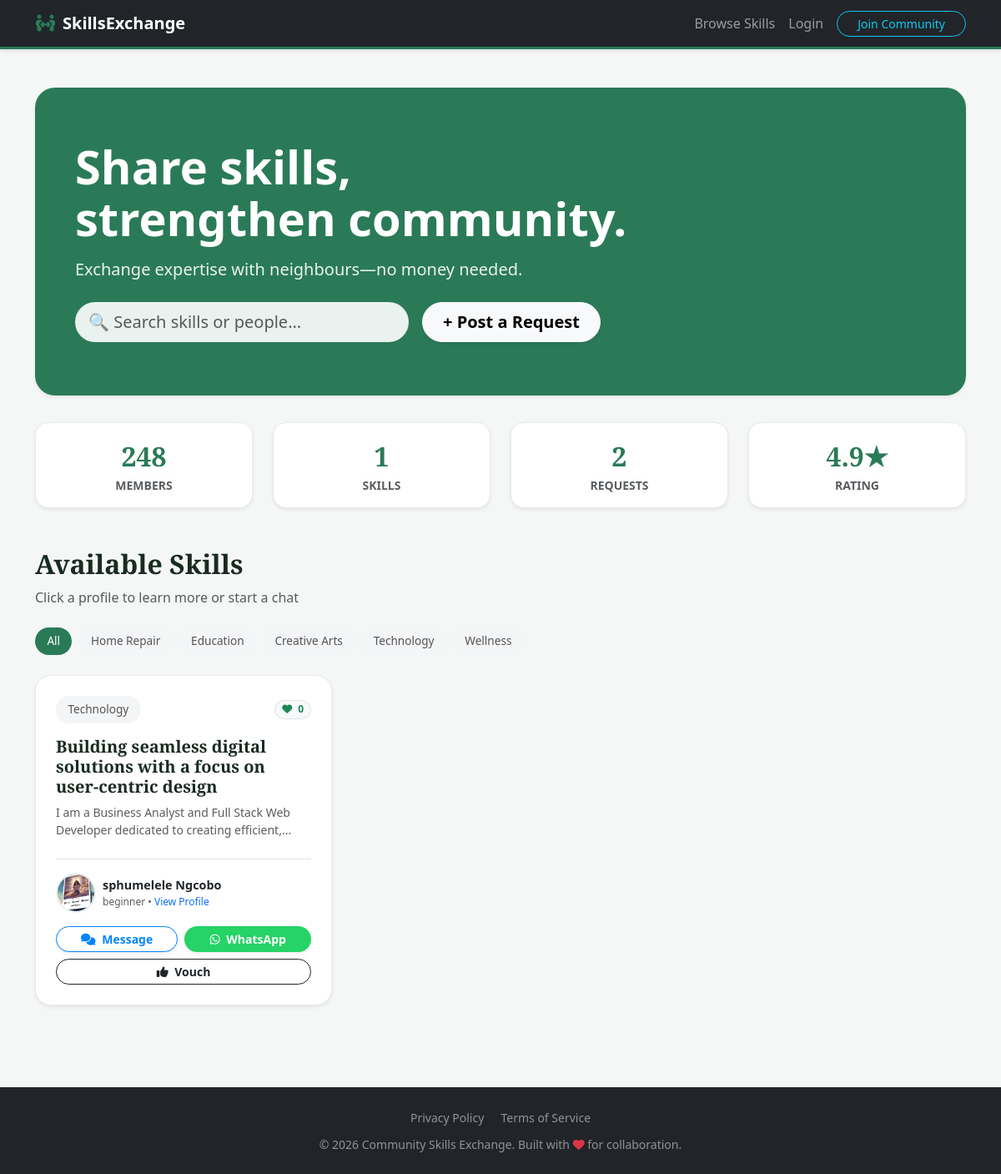
The page /home on the database its author committed.
### app/models.py (models this page shows, shortened)
class User(db.Model, UserMixin):
    id = db.Column(db.Integer, primary_key=True)
    first_name = db.Column(db.String(50), nullable=False)
    last_name = db.Column(db.String(50), nullable=False)
    username = db.Column(db.String(20), unique=True, nullable=False)
    email = db.Column(db.String(120), unique=True, nullable=False)
    certificate_file = db.Column(db.String(120), nullable=True)
    confirmed = db.Column(db.Boolean, nullable=False, default=False)
    password = db.Column(db.String(60), nullable=False)
    profile_pic = db.Column(db.String(20), nullable=False, default='default.jpg')
    headline = db.Column(db.String(100), nullable=True)
    phone = db.Column(db.String(20), nullable=True)
    bio = db.Column(db.Text, nullable=True)
    vouch_count = db.Column(db.Integer, default=0)
    skill_cat = db.Column(db.String(50), nullable=True)
    skill_level = db.Column(db.String(20), nullable=True)
    help_text = db.Column(db.Text, nullable=True)
    skills_learn = db.Column(db.String(200), nullable=True)
    time_commit = db.Column(db.String(50), nullable=True)
    languages = db.Column(db.String(100), nullable=True)
    method_zoom = db.Column(db.Boolean, default=False)
    method_inperson = db.Column(db.Boolean, default=False)
    linkedin = db.Column(db.String(150), nullable=True)
    instagram = db.Column(db.String(150), nullable=True)
    requests = db.relationship('Request', backref='author', lazy=True)
    ratings_received = db.relationship('Rating', foreign_keys='Rating.rated_user_id', backref='target', lazy=True)

### app/routes.py (the view)
@app.route("/")
@app.route("/home")
def home():
    if current_user.is_authenticated:
        all_users = User.query.filter(User.headline != None, User.id != current_user.id).all()
    else:
        all_users = User.query.filter(User.headline != None).all()
    all_requests = Request.query.order_by(Request.date_posted.desc()).all()
    return render_template('home.html', title='Home', profiles=all_users, requests=all_requests)

### app/routes.py (called while the page is built)
@app.context_processor
def inject_notifications():
    if current_user.is_authenticated:
        count = Request.query.filter_by(user_id=current_user.id).count()
        return dict(notification_count=count)
    return dict(notification_count=0)

### app/templates/home.html (shortened to what this page needs)
{% extends "layout.html" %}
{% block content %}
<div class="hero-section text-white shadow-sm">
    <div class="row">
        <div class="col-md-9">
            <h1 class="hero-heading mb-3">Share skills, <span class="d-none d-md-inline"><br></span>strengthen community.</h1>
            <p class="lead mb-4" style="opacity: 0.9;">Exchange expertise with neighbours—no money needed.</p>
            <div class="d-flex gap-3 align-items-center flex-wrap">
                <div class="position-relative flex-grow-1" style="max-width: 400px;">
                    <input type="text" id="searchInput" class="form-control form-control-lg rounded-pill border-0"
                           placeholder="🔍 Search skills or people..."
                           style="background-color: rgba(255,255,255,0.9); color: var(--text-dark);">
                </div>
                {% if current_user.is_authenticated %}
                    <button data-bs-toggle="modal" data-bs-target="#requestModal" class="btn btn-light btn-lg rounded-pill px-4 fw-bold shadow-sm">+ Post a Request</button>
                {% else %}
                    <a href="{{ url_for('login') }}" class="btn btn-light btn-lg rounded-pill px-4 fw-bold shadow-sm">+ Post a Request</a>
                {% endif %}
            </div>
        </div>
    </div>
</div>
<div class="row text-center mb-5 g-4">
    <div class="col-6 col-md-3">
        <div class="card stat-card shadow-sm py-3">
            <div class="stat-number">248</div>
            <div class="text-muted small fw-bold">MEMBERS</div>
        </div>
    </div>
    <div class="col-6 col-md-3">
        <div class="card stat-card shadow-sm py-3">
            <div class="stat-number">{{ profiles|length }}</div>
            <div class="text-muted small fw-bold">SKILLS</div>
        </div>
    </div>
    <div class="col-6 col-md-3">
        <div class="card stat-card shadow-sm py-3">
            <div class="stat-number">{{ requests|length }}</div>
            <div class="text-muted small fw-bold">REQUESTS</div>
        </div>
    </div>
    <div class="col-6 col-md-3">
        <div class="card stat-card shadow-sm py-3">
            <div class="stat-number">4.9★</div>
            <div class="text-muted small fw-bold">RATING</div>
        </div>
    </div>
</div>
<div class="d-flex justify-content-between align-items-center mt-5 mb-2">
    <h2 class="serif-heading m-0">Available Skills</h2>
</div>
<p class="text-muted mb-4">Click a profile to learn more or start a chat</p>
<div class="d-flex flex-wrap gap-2 mb-4" id="filterContainer">
    <button class="pill-badge filter-pill active-filter">All</button>
    <button class="pill-badge filter-pill">Home Repair</button>
    <button class="pill-badge filter-pill">Education</button>
    <button class="pill-badge filter-pill">Creative Arts</button>
    <button class="pill-badge filter-pill">Technology</button>
    <button class="pill-badge filter-pill">Wellness</button>
</div>
<div class="row row-cols-1 row-cols-md-3 g-4 mb-5" id="skillsGrid">
    {% for profile in profiles %}
        {% if profile.id != current_user.id %}
        <div class="col skill-card" data-category="{{ profile.skill_cat }}">
            <div class="card dashboard-card shadow-sm p-4">
                <div class="d-flex justify-content-between align-items-center mb-3">
                    <span class="pill-badge m-0 skill-category-text">{{ profile.skill_cat }}</span>
                    <span class="badge rounded-pill bg-light text-success border">
                        <i class="fas fa-heart me-1"></i> <span id="vouch-count-{{ profile.id }}">{{ profile.vouch_count }}</span>
                    </span>
                </div>
                <h4 class="serif-heading h5 mb-2 searchable-headline">{{ profile.headline }}</h4>
                <p class="text-muted small mb-4 searchable-bio">{{ (profile.bio or "No description provided.") | truncate(90) }}</p>
                <div class="mt-auto pt-3 border-top">
                    <div class="mb-3">
                        <a href="{{ url_for('user_profile', user_id=profile.id) }}" class="profile-link-wrapper">
                            {% if profile.profile_pic %}
                                <img src="{{ url_for('static', filename='profile_pics/' + profile.profile_pic) }}" class="user-avatar-img me-2" loading="lazy">
                            {% else %}
                                <div class="user-avatar-initials me-2">{{ profile.first_name[0] }}{{ profile.last_name[0] }}</div>
                            {% endif %}
                            <div>
                                <div class="fw-bold searchable-name text-dark" style="font-size: 0.9rem;">{{ profile.first_name }} {{ profile.last_name }}</div>
                                <div class="text-muted" style="font-size: 0.75rem;">{{ profile.skill_level or 'Member' }} • <span class="text-primary">View Profile</span></div>
                            </div>
                        </a>
                    </div>
                    <div class="d-grid gap-2">
                        <div class="d-flex gap-2">
                            <a href="{{ url_for('user_profile', user_id=profile.id) }}" class="btn btn-sm btn-chat-live rounded-pill px-3 fw-bold flex-grow-1 shadow-sm">
                                <i class="fas fa-comments me-1"></i> Message
                            </a>
                            {% if profile.phone %}
                                {% set clean_phone = profile.phone | replace(' ', '') | replace('+', '') %}
                                <a href="https://wa.me/{{ clean_phone }}" target="_blank" class="btn btn-sm btn-whatsapp rounded-pill px-3 fw-bold flex-grow-1 shadow-sm">
                                    <i class="fab fa-whatsapp me-1"></i> WhatsApp
                                </a>
                            {% endif %}
                        </div>
                        <button class="btn btn-sm btn-outline-dark rounded-pill px-3 fw-bold vouch-btn" data-user-id="{{ profile.id }}">
                            <i class="fas fa-thumbs-up me-1"></i> Vouch
                        </button>
                    </div>
                </div>
            </div>
        </div>
        {% endif %}
    {% endfor %}
</div>
{% endblock content %}

### app/templates/layout.html (style rules this page uses)
body { background-color: #f4f7f6; font-family: 'Segoe UI', Tahoma, Geneva, Verdana, sans-serif; display: flex; flex-direction: column; min-height: 100vh; }
.serif-heading { font-family: 'Merriweather', serif; }
.card { border-radius: 12px; border: none; transition: transform 0.2s; }

### app/templates/home.html (style rules this page uses)
:root { --brand-green: #2a7a58; --brand-green-light: #e9f2ee; --text-dark: #1a2b22; --whatsapp-green: #25D366; --messenger-blue: #0084ff; }
.serif-heading { font-family: 'Merriweather', 'Playfair Display', Georgia, serif; font-weight: 700; color: var(--text-dark); }
.hero-section { background-color: var(--brand-green); border-radius: 1.5rem; padding: 4rem 3rem; margin-bottom: 2rem; }
.hero-heading { font-size: 3.5rem; font-weight: 700; line-height: 1.1; }
.dashboard-card { border-radius: 1.2rem; border: 1px solid #eaeaea; height: 100%; transition: all 0.3s ease; display: flex; flex-direction: column; background: white; }
.profile-link-wrapper { text-decoration: none !important; color: inherit !important; transition: opacity 0.2s; display: flex; align-items: center; }
.user-avatar-img { width: 48px; height: 48px; border-radius: 50%; object-fit: cover; border: 2px solid var(--brand-green-light); }
.pill-badge { background-color: #f4f5f7; color: #555; border-radius: 20px; padding: 0.4rem 0.9rem; font-size: 0.85rem; font-weight: 500; cursor: pointer; transition: 0.2s; border: none; }
.pill-badge.active-filter { background-color: var(--brand-green); color: white; }
.btn-chat-live { background-color: white; color: var(--messenger-blue); border: 1px solid var(--messenger-blue); }
.btn-whatsapp { background-color: var(--whatsapp-green); color: white; }
.stat-card { border-radius: 1rem; border: 1px solid #eaeaea; }
.stat-number { color: var(--brand-green); font-family: 'Merriweather', serif; font-size: 2rem; font-weight: 700; }

### rows shown on the page
User: skill_cat "Technology", vouch_count "0", headline "Building seamless digital solutions with a focus on user-centric design", bio "I am a Business Analyst and Full Stack Web Developer dedicated to creating efficient,...", profile_pic (picture), first_name "sphumelele", last_name "Ngcobo", skill_level "beginner"

### other values the page prints
{{ profiles|length }} "1"
{{ requests|length }} "2"
